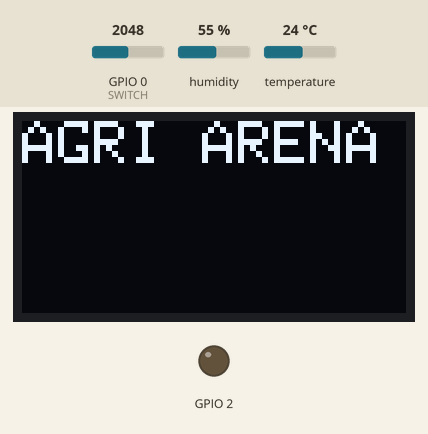
Simulated run of this program. Board: ESP32. Shown: 128×64 one-colour display, output pins drawn as LEDs (lit = HIGH). The inputs (shaded band) are chosen by the test bench; at power-on: GPIO 0 (SWITCH) = 2048, humidity 55 %, temperature 24 °C. WiFi joins after 1.5 s; servers stay silent unless stated; uploads are accepted with an empty reply; pins used as bus, display or sensor lines are not drawn; what the program prints to the serial monitor is not drawn.

Above: at 2.1 s.
At 7.2 s:
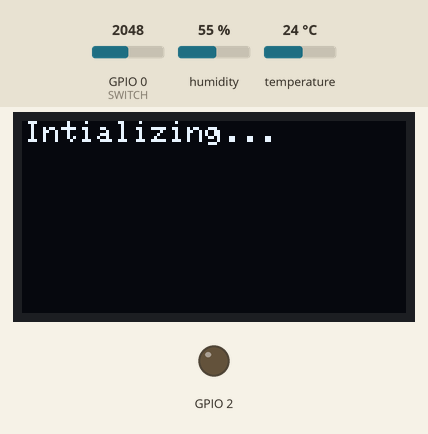
At 82.9 s:
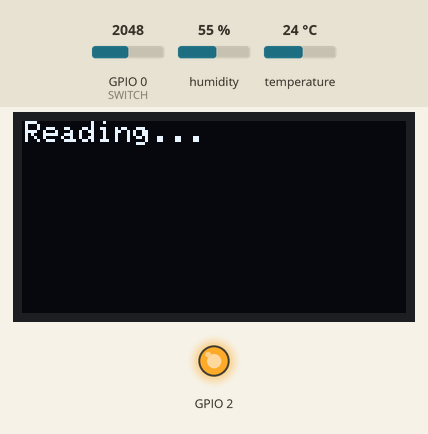
At 126.1 s:
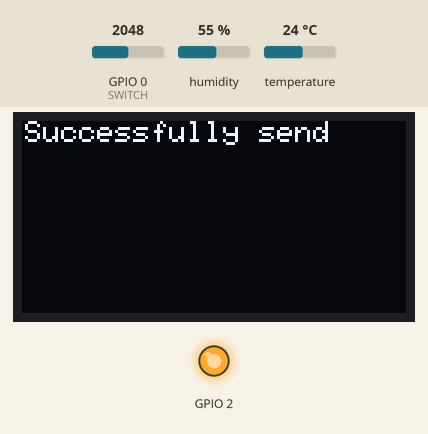
Timing chart, 0 to 127.6 s (numbered marks = the images above):
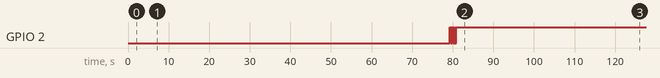

The program:

main.cpp
```cpp
#include "config.hpp"

#ifdef USE_HTTPS
#include <WiFiClientSecure.h>
WiFiClientSecure client;
#else
#include <WiFi.h>
WiFiClient client;
#endif

HTTPClient http;
WifiConfiguration wifi(WIFI_SSID, WIFI_PASSWORD);

std::map<String, float> res;
uint64_t deviceId = ESP.getEfuseMac();

bool readingInProgress = false;

/////////////////////////////////////////////////////////////////////////////////////////////////
///////////////////////////////  AGRI ARENA IoT-1 ///////////////////////////////////////////////
/////////////////////////////////////////////////////////////////////////////////////////////////

#if defined(OLED_WIDTH) && defined(OLED_HEIGHT) && defined(OLED_RESET)
#define OLED_DISPLAY 1
TwoWire I2C_OLED = TwoWire(0);
Adafruit_SSD1306 display(OLED_WIDTH, OLED_HEIGHT, &I2C_OLED, OLED_RESET);
#endif

#if defined(DHT_PIN) && defined(DHT_TYPE)
#define DHT_SENSOR 1
DHT dht(DHT_PIN, DHT_TYPE);
#endif

#if defined(MOISTURE_PIN) && defined(MOISTURE_UPPER_LIMIT) && defined(MOISTURE_LOWER_LIMIT)
#define MOISTURE_SENSOR 1
#endif

#if defined(NPK_RX) && defined(NPK_TX) && defined(NPK_RE) && defined(NPK_DE) && defined(NPK_BAUD_RATE)
#define NPK_SENSOR 1
SoftwareSerial npk(NPK_RX, NPK_TX);
#endif

/////////////////////////////////////////////////////////////////////////////////////////////////
///////////////////////////////  AGRI ARENA IoT-1 ///////////////////////////////////////////////
/////////////////////////////////////////////////////////////////////////////////////////////////

void print_message(String msg) {
    Serial.println(msg);
#if defined(OLED_DISPLAY)
    display.clearDisplay();
    display.setTextSize(1);
    display.setCursor(1, 0);
    display.println(msg);
    display.display();
#endif
}
void print_error(String msg) {
    Serial.println(msg);
#if defined(OLED_DISPLAY)
    display.clearDisplay();
    display.setTextSize(1);
    display.setCursor(1, 0);
    display.println(msg);
    display.display();
#endif
}
void read_dht() {
#if defined(DHT_SENSOR)
    float H = 0, T = 0;
    uint8_t r = 0;
    H = dht.readHumidity();
    while(isnan(H) && r < 10) {
        H = dht.readHumidity();
        ++r;
        delay(1000);
    }
    if(isnan(H) && r >= 10) {
        print_error("ERROR: Humidity Reading");
    } else {
        res["humidity"] = H;
    }

    r = 0;
    T = dht.readTemperature();
    while(isnan(T) && r < 10) {
        T = dht.readTemperature();
        ++r;
        delay(1000);
    }
    if(isnan(T) && r >= 10) {
        print_error("ERROR: Temperature Reading");
    } else {
        res["temperature"] = T;
    }

    delay(1000);
#endif
}
void read_moisture() {
#if defined(MOISTURE_PIN) && defined(MOISTURE_UPPER_LIMIT) && defined(MOISTURE_LOWER_LIMIT)
    int soilMoistureValue = analogRead(MOISTURE_PIN);
    uint8_t r = 0;
    while(isnan(soilMoistureValue) && r < 10) {
        soilMoistureValue = analogRead(MOISTURE_PIN);
        ++r;
        delay(1000);
    }

    if(isnan(soilMoistureValue) && r >= 10) {
        print_error("ERROR: Moisture Reading");
    }

    float soilMoisture = map(soilMoistureValue, MOISTURE_LOWER_LIMIT, MOISTURE_UPPER_LIMIT, 0, 100);
    res["moisture"] = constrain(soilMoisture, 0, 100);

    delay(1000);
#endif
}
void read_ph() {
#if defined(PH_PIN)
    float ph = 0;
    uint8_t s = 0, r = 0;
    while(r < 5) {
        ph += analogRead(PH_PIN);
        if(!isnan(ph)) {
            ++s;
        }
        ++r;
        delay(1000);
    }
    if(isnan(ph) && r >= 10) {
        print_error("ERROR: PH Reading");
    } else if(s > 0) {
        ph = (ph * 0.003844) / (s * 1.0) - 1.63;
        // ph = ((7 - ((ph * 3.3 / 4095.0) - 2.5) / 0.17) * 0.795) - 1.63;
        if(ph > 0 && ph < 14) {
            res["ph"] = ph;
        }
    }

    delay(1000);
#endif
}
void read_npk() {
#if defined(NPK_SENSOR)
    float N = 0, P = 0, K = 0;
    uint8_t r = 0, s = 0;
    uint8_t values[11];

    digitalWrite(NPK_DE, HIGH);
    digitalWrite(NPK_RE, HIGH);
    delay(10);

    while(s == 0 && r < 5 && (npk.write(NPK_CODE, sizeof(NPK_CODE)) == 8)) {
        digitalWrite(NPK_DE, LOW);
        digitalWrite(NPK_RE, LOW);
        delay(100);

        if(npk.available() >= 11) {
            for(int i = 0; i < 11; i++) {
                values[i] = npk.read();
            }
            N = (values[3] << 8) | values[4];
            P = (values[5] << 8) | values[6];
            K = (values[7] << 8) | values[8];
            s = 1;
        } else {
            r++;
        }
    }
    if(s == 0 && r >= 5) {
        print_error("ERROR: NPK Reading");
    } else if(isnan(N) && isnan(P) && isnan(K)) {
        print_error("ERROR: No NPK values");
    } else {
        res["nitrogen"] = N, res["phosphorus"] = P, res["potassium"] = K;
    }

    delay(1000);
#endif
}
void agri_arena_iot() {
    res.clear();
    read_dht();
    read_moisture();
    read_ph();
    read_npk();

    DynamicJsonDocument data(JSON_OBJECT_SIZE(res.size() + 2));
    for(const auto& kv : res) {
        data[kv.first.c_str()] = kv.second;
    }
    data["device"] = deviceId;

    String jsonString;
    serializeJson(data, jsonString);

    Serial.println(jsonString);
    print_message("Sending...");

    int httpResponseCode = http.POST(jsonString);
    if(httpResponseCode > 0) {
        print_message("Successfully send");
        String response = http.getString();
        Serial.println(httpResponseCode);
        Serial.println(response);
    } else {
        print_error("ERROR: Sending data!");
    }
}

/////////////////////////////////////////////////////////////////////////////////////////////////
///////////////////////////////  AGRI ARENA IoT-1 ///////////////////////////////////////////////
/////////////////////////////////////////////////////////////////////////////////////////////////

void setup() {
    Serial.begin(115200);
    Serial.println("Starting...");

    if(!wifi.config()) {
        print_error("ERROR: Wifi not configured successfully");
        // esp_deep_sleep_start();
    }

#ifdef USE_HTTPS
    client.setCACert(TLS_CERTIFICATE);
#endif
    client.setTimeout(10000);

    if(!http.begin(client, ENDPOINT)) {
        print_error("ERROR: Server not connected successfully");
        // esp_deep_sleep_start();
    }
    http.addHeader("Content-Type", "application/json");

#if defined(SWITCH)
    pinMode(SWITCH, INPUT);
#endif

#if defined(OLED_DISPLAY)
    I2C_OLED.begin(OLED_SDA, OLED_SCL);
    if(!display.begin(SSD1306_SWITCHCAPVCC, OLED_ADDRESS)) {
        Serial.println(F("SSD1306 allocation failed"));
    } else {
        delay(2000);

        display.clearDisplay();
        display.setTextColor(SSD1306_WHITE);

        display.setTextSize(2);
        display.setCursor(0, 0);
        display.println("AGRI ARENA");
        display.display();
        delay(5000);
    }
#endif
    print_message("Intializing...");

#if defined(DHT_SENSOR)
    dht.begin();
    delay(2000);
#endif

#if defined(MOISTURE_SENSOR)
    pinMode(MOISTURE_PIN, INPUT);
    delay(2000);
#endif

#if defined(NPK_SENSOR)
    npk.begin(NPK_BAUD_RATE);
    pinMode(NPK_RE, OUTPUT);
    pinMode(NPK_DE, OUTPUT);
    delay(2000);
#endif

    for(int8_t i = 0; i < 5; ++i) {
        read_dht();
        delay(1000);
        read_moisture();
        delay(1000);
        read_npk();
        delay(1000);
        read_ph();
        delay(1000);
    }
    delay(1000);
    print_message("Ready!");
}

void loop() {
#if defined(SWITCH)
    if(digitalRead(SWITCH) == HIGH && !readingInProgress) {
        readingInProgress = true;
        if(wifi.isAlive()) {
            print_message("Reading...");
            agri_arena_iot();
        } else {
            print_error("ERROR: Wifi disconnectd");
            if(!wifi.connect()) {
                Serial.println("ERROR: Failed to connect to WiFi");
            }
        }
        readingInProgress = false;
    }
#else
    if(wifi.isAlive()) {
        print_message("Reading...");
        agri_arena_iot();
    } else {
        print_error("ERROR: Wifi disconnectd");
        if(!wifi.connect()) {
            Serial.println("ERROR: Failed to connect to WiFi");
        }
    }
#endif

    delay(2000);
}

/////////////////////////////////////////////////////////////////////////////////////////////////
///////////////////////////////////  AGRI ARENA  ////////////////////////////////////////////////
/////////////////////////////////////////////////////////////////////////////////////////////////
```

config.hpp
```cpp
#include <Adafruit_GFX.h>
#include <Adafruit_SSD1306.h>
#include <ArduinoJson.h>
#include <DHT.h>
#include <HTTPClient.h>
#include <SoftwareSerial.h>
#include <Wire.h>
#include <pins_arduino.h>

#include <map>

#include "WifiConfiguration.hpp"

// ---------------------------------------------------------------------------
// For General Purpose
#define SWITCH 0

// For OLED Display
#define OLED_WIDTH 0
#define OLED_HEIGHT 0
#define OLED_ADDRESS 0
#define OLED_RESET 0
#define OLED_SDA 0
#define OLED_SCL 0

// For DHT Sensor
#define DHT_PIN 0
#define DHT_TYPE 0

// For Moisture Sensor
#define MOISTURE_PIN 0
#define MOISTURE_UPPER_LIMIT 0
#define MOISTURE_LOWER_LIMIT 0

// For PH Sensor
#define PH_PIN 0

// For NPK Sensor
#define NPK_RE 0
#define NPK_DE 0
#define NPK_RX 0
#define NPK_TX 0
#define NPK_BAUD_RATE 0
const uint8_t NPK_CODE[] = {};

// For Server Endpoint
const String ENDPOINT = "";

// For ESP32 Internet Connection
const String WIFI_SSID = "";
const String WIFI_PASSWORD = "";
const char *TLS_CERTIFICATE = R"KEY(

)KEY";
```

Measured:
- by itself, GPIO 2: alternates HIGH for 0.10 s and LOW for 0.10 s, 17 changes in all, then stays HIGH
- what the display in image 0 shows lasts 5.0 s, from 2.1 s to 7.1 s
- what the display in image 1 shows lasts 72.1 s, from 7.1 s to 79.2 s
- what the display in image 2 shows lasts 9.0 s, from 82.9 s to 91.9 s
